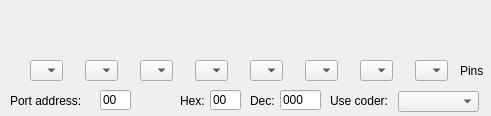
<?xml version="1.0" encoding="UTF-8"?>
<ui version="4.0">
 <class>SimPortLogger</class>
 <widget class="QWidget" name="SimPortLogger">
  <property name="geometry">
   <rect>
    <x>0</x>
    <y>0</y>
    <width>491</width>
    <height>116</height>
   </rect>
  </property>
  <property name="windowTitle">
   <string>Sim LED</string>
  </property>
  <widget class="QComboBox" name="ledBox_7">
   <property name="geometry">
    <rect>
     <x>30</x>
     <y>60</y>
     <width>33</width>
     <height>21</height>
    </rect>
   </property>
   <property name="toolTip">
    <string>Select pin</string>
   </property>
  </widget>
  <widget class="QComboBox" name="ledBox_5">
   <property name="geometry">
    <rect>
     <x>140</x>
     <y>60</y>
     <width>33</width>
     <height>21</height>
    </rect>
   </property>
   <property name="toolTip">
    <string>Select pin</string>
   </property>
  </widget>
  <widget class="QComboBox" name="ledBox_6">
   <property name="geometry">
    <rect>
     <x>85</x>
     <y>60</y>
     <width>33</width>
     <height>21</height>
    </rect>
   </property>
   <property name="toolTip">
    <string>Select pin</string>
   </property>
  </widget>
  <widget class="QComboBox" name="ledBox_2">
   <property name="geometry">
    <rect>
     <x>305</x>
     <y>60</y>
     <width>33</width>
     <height>21</height>
    </rect>
   </property>
   <property name="toolTip">
    <string>Select pin</string>
   </property>
  </widget>
  <widget class="QComboBox" name="ledBox_4">
   <property name="geometry">
    <rect>
     <x>195</x>
     <y>60</y>
     <width>33</width>
     <height>21</height>
    </rect>
   </property>
   <property name="toolTip">
    <string>Select pin</string>
   </property>
  </widget>
  <widget class="QComboBox" name="ledBox_3">
   <property name="geometry">
    <rect>
     <x>250</x>
     <y>60</y>
     <width>33</width>
     <height>21</height>
    </rect>
   </property>
   <property name="toolTip">
    <string>Select pin</string>
   </property>
  </widget>
  <widget class="QComboBox" name="ledBox_1">
   <property name="geometry">
    <rect>
     <x>360</x>
     <y>60</y>
     <width>33</width>
     <height>21</height>
    </rect>
   </property>
   <property name="toolTip">
    <string>Select pin</string>
   </property>
  </widget>
  <widget class="QComboBox" name="ledBox_0">
   <property name="geometry">
    <rect>
     <x>415</x>
     <y>60</y>
     <width>33</width>
     <height>21</height>
    </rect>
   </property>
   <property name="toolTip">
    <string>Select pin</string>
   </property>
  </widget>
  <widget class="QLabel" name="label">
   <property name="geometry">
    <rect>
     <x>10</x>
     <y>90</y>
     <width>91</width>
     <height>21</height>
    </rect>
   </property>
   <property name="text">
    <string>Port address:</string>
   </property>
  </widget>
  <widget class="QLineEdit" name="lineEditAddress">
   <property name="geometry">
    <rect>
     <x>100</x>
     <y>90</y>
     <width>31</width>
     <height>20</height>
    </rect>
   </property>
   <property name="toolTip">
    <string>Output port address, 0-255</string>
   </property>
   <property name="text">
    <string>00</string>
   </property>
  </widget>
  <widget class="QComboBox" name="comboDecoder">
   <property name="geometry">
    <rect>
     <x>398</x>
     <y>91</y>
     <width>81</width>
     <height>21</height>
    </rect>
   </property>
   <property name="toolTip">
    <string>Virtual coder</string>
   </property>
   <property name="whatsThis">
    <string extracomment="Use virtual coder"/>
   </property>
  </widget>
  <widget class="QLabel" name="label_2">
   <property name="geometry">
    <rect>
     <x>330</x>
     <y>90</y>
     <width>71</width>
     <height>21</height>
    </rect>
   </property>
   <property name="text">
    <string>Use coder:</string>
   </property>
  </widget>
  <widget class="QLabel" name="label_4">
   <property name="geometry">
    <rect>
     <x>460</x>
     <y>60</y>
     <width>31</width>
     <height>21</height>
    </rect>
   </property>
   <property name="text">
    <string>Pins</string>
   </property>
  </widget>
  <widget class="QLineEdit" name="lineEditHex">
   <property name="geometry">
    <rect>
     <x>210</x>
     <y>90</y>
     <width>31</width>
     <height>20</height>
    </rect>
   </property>
   <property name="toolTip">
    <string>Value on port (hex)</string>
   </property>
   <property name="text">
    <string>00</string>
   </property>
  </widget>
  <widget class="QLabel" name="label_3">
   <property name="geometry">
    <rect>
     <x>180</x>
     <y>90</y>
     <width>31</width>
     <height>21</height>
    </rect>
   </property>
   <property name="text">
    <string>Hex:</string>
   </property>
  </widget>
  <widget class="QLineEdit" name="lineEditDec">
   <property name="geometry">
    <rect>
     <x>280</x>
     <y>90</y>
     <width>41</width>
     <height>20</height>
    </rect>
   </property>
   <property name="toolTip">
    <string>Value on port(Dec)</string>
   </property>
   <property name="text">
    <string>000</string>
   </property>
  </widget>
  <widget class="QLabel" name="label_5">
   <property name="geometry">
    <rect>
     <x>250</x>
     <y>90</y>
     <width>41</width>
     <height>21</height>
    </rect>
   </property>
   <property name="text">
    <string>Dec:</string>
   </property>
  </widget>
 </widget>
 <layoutdefault spacing="6" margin="11"/>
 <resources/>
 <connections/>
</ui>
